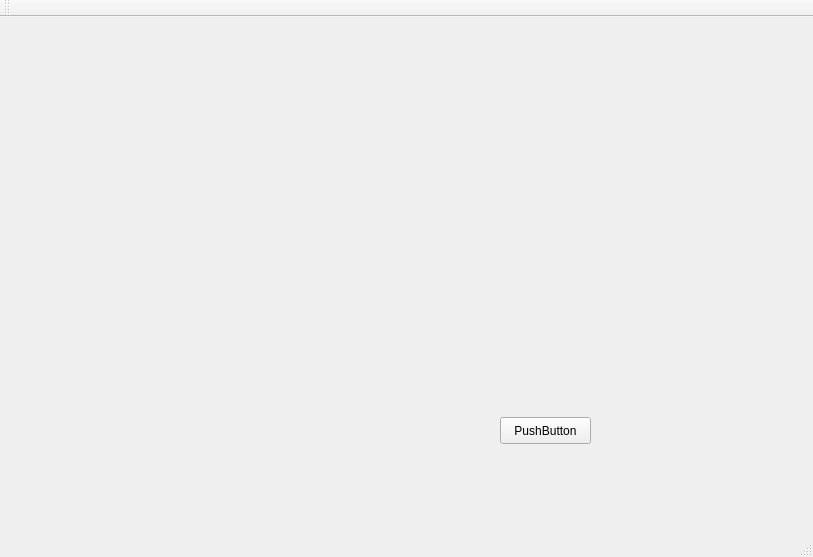
<?xml version="1.0" encoding="UTF-8"?>
<ui version="4.0">
 <class>MainWindow</class>
 <widget class="QMainWindow" name="MainWindow">
  <property name="geometry">
   <rect>
    <x>0</x>
    <y>0</y>
    <width>813</width>
    <height>557</height>
   </rect>
  </property>
  <property name="windowTitle">
   <string>MainWindow</string>
  </property>
  <widget class="QWidget" name="centralWidget">
   <widget class="QPushButton" name="pushButton">
    <property name="geometry">
     <rect>
      <x>500</x>
      <y>400</y>
      <width>91</width>
      <height>27</height>
     </rect>
    </property>
    <property name="text">
     <string>PushButton</string>
    </property>
   </widget>
   <widget class="TQtWidget" name="widget" native="true">
    <property name="geometry">
     <rect>
      <x>400</x>
      <y>120</y>
      <width>301</width>
      <height>251</height>
     </rect>
    </property>
   </widget>
  </widget>
  <widget class="QMenuBar" name="menuBar">
   <property name="geometry">
    <rect>
     <x>0</x>
     <y>0</y>
     <width>813</width>
     <height>25</height>
    </rect>
   </property>
  </widget>
  <widget class="QToolBar" name="mainToolBar">
   <attribute name="toolBarArea">
    <enum>TopToolBarArea</enum>
   </attribute>
   <attribute name="toolBarBreak">
    <bool>false</bool>
   </attribute>
  </widget>
  <widget class="QStatusBar" name="statusBar"/>
 </widget>
 <layoutdefault spacing="6" margin="11"/>
 <customwidgets>
  <customwidget>
   <class>TQtWidget</class>
   <extends>QWidget</extends>
   <header location="global">TQtWidget.h</header>
   <container>1</container>
  </customwidget>
 </customwidgets>
 <resources/>
 <connections/>
</ui>
